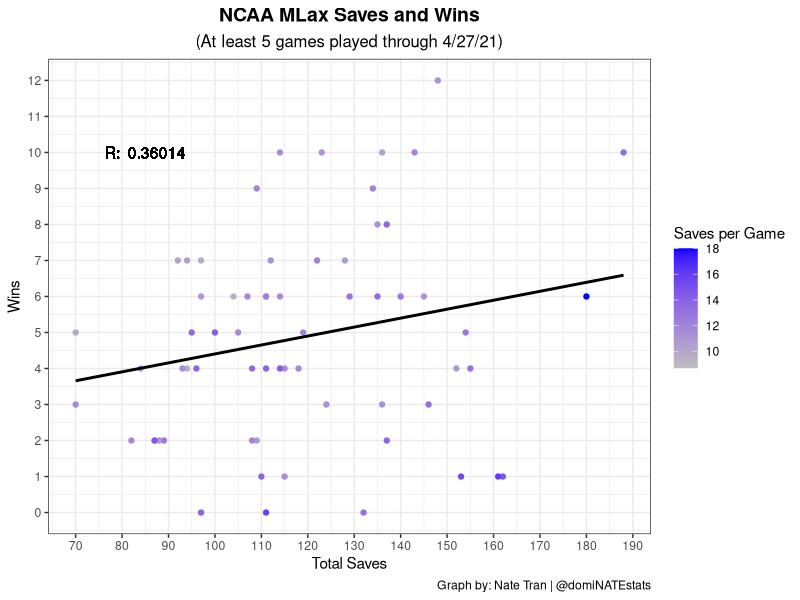

Generate this figure with R: (Note: this script raises an error after producing the figure.)
## ---- chunk 1
library(tidyverse)
library(ggrepel)
library(readxl)
saves <- read_excel('NCAAMLaxSaves.xlsx')
tourney <- read_excel('MLaxTourneyTeams.xlsx')
## ---- chunk 2
saves %>%
  filter(Games > 5) %>%
  ggplot() +
  geom_point(mapping = aes(x = Saves, y = W, color = PerGame)) +
  scale_color_gradient(low = "gray", high = "blue") +
  geom_smooth(mapping = aes(x = Saves, y = W), method = 'lm', se = FALSE, color = "black") +
   geom_text(mapping = aes(x = 85, y = 10), label = paste("R: ", round(cor(saves$Saves, saves$W), 5))) +
  labs(x = "Total Saves",
       y = "Wins",
       title = "NCAA MLax Saves and Wins",
       subtitle =  "(At least 5 games played through 4/27/21)",
       caption = "Graph by: Nate Tran | @domiNATEstats",
       color = 'Saves per Game'
       ) +
  theme_bw() +
  theme(
    plot.title = element_text(size = 14, hjust = 0.5, face = "bold"),
    plot.subtitle = element_text(size = 12, hjust = 0.5)
  ) + 
  scale_y_continuous(breaks = scales::pretty_breaks(n = 10)) +
  scale_x_continuous(breaks = scales::pretty_breaks(n = 10)) +
  ggsave('ncaasavesandwins.png')
## ---- chunk 3
tourney %>%
  ggplot() +
  geom_point(mapping = aes(x = PossMarg, y = ExcessShotPct, color = Team, size = AdjOffPct)) +
  scale_color_manual(values=c("#8B6F4B", "#8B2332", "#07294d", "#003087", "#011e41", "#330072", "tan4", "springgreen4", "#CF102D", "#041E42", "#7BAFD4", "#0C2340", "#CC0033", "#D44500", "#005710", "#F84C1E"), guide = FALSE) +
  geom_text_repel(mapping = aes(x = PossMarg, y = ExcessShotPct, label = Team)) +
  geom_hline(yintercept = 0, color = "red", linetype = "dashed", alpha=0.5) +
  geom_vline(xintercept = 0, color = "red", linetype = "dashed", alpha=0.5) +
  labs(x = "Possession Margin (# of Offensive Poss. - # of Poss. Defense Faced) ",
       y = "Actual - Expected Shooting %",
       title = "2021 NCAA MLax Tourney Team Shooting and Possessions",
       caption = "Data: @laxreference | Graph By: Nate Tran | @domiNATEstats",
       size = "Adj. Offensive Efficiency") +
  #uses the black and white ggplot theme
  theme_bw() +
  #center title with hjust = 0.5
  theme(
    plot.title = element_text(size = 12, hjust = 0.5, face = "bold")
  ) +
  #make ticks look nice
  #if this doesn't work, `install.packages('scales')`
  scale_y_continuous(breaks = scales::pretty_breaks(n = 10)) +
  scale_x_continuous(breaks = scales::pretty_breaks(n = 10)) +
  ggsave('tourneyshotsposs.png')

## ---- chunk 4
tourney %>%
  ggplot() +
  geom_point(mapping = aes(x = WeightedDepth, y = TopTenUSGPCt, color = Team)) +
  scale_color_manual(values=c("#8B6F4B", "#8B2332", "#07294d", "#003087", "#011e41", "#330072", "tan4", "springgreen4", "#CF102D", "#041E42", "#7BAFD4", "#0C2340", "#CC0033", "#D44500", "#005710", "#F84C1E"), guide = FALSE) +
  geom_text_repel(mapping = aes(x = WeightedDepth, y = TopTenUSGPCt, label = Team)) +
  labs(x = "Weighted Team Depth",
       y = "Top Ten Most Active Player Usage %",
       title = "2021 MLax Tourney Team Depth",
       caption = "Data: @laxreference | Graph By: Nate Tran | @domiNATEstats") +
  geom_text(mapping = aes(x = 27.5, y = 67.5, label = "Deeper Teams")) +
  geom_text(mapping = aes(x = 22.75, y = 77, label = "Less Deep Teams")) +
  #uses the black and white ggplot theme
  theme_bw() +
  #center title with hjust = 0.5
  theme(
    plot.title = element_text(size = 12, hjust = 0.5, face = "bold")
  ) +
  #make ticks look nice
  #if this doesn't work, `install.packages('scales')`
  scale_y_continuous(breaks = scales::pretty_breaks(n = 9)) +
  scale_x_continuous(breaks = scales::pretty_breaks(n = 9)) +
  ggsave('mlaxtourneydepth.png')

